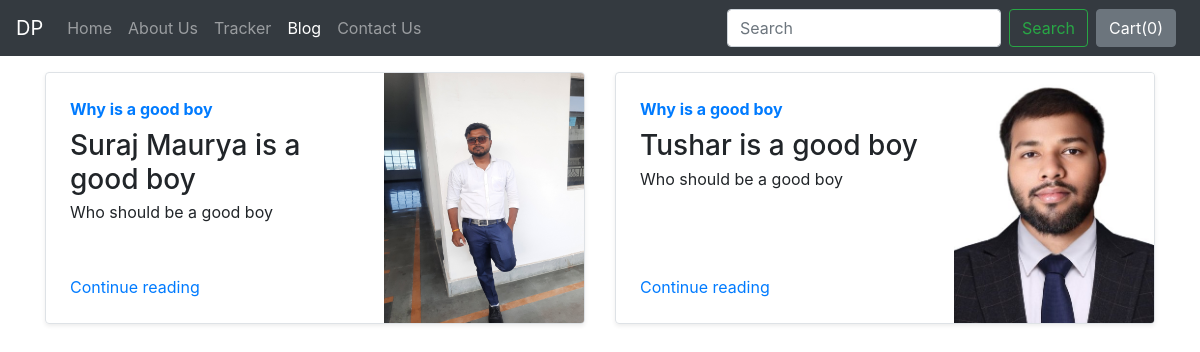
Screenshot of /blog/ with the database file from the repository.
### blog/models.py (models this page shows)
class Blogpost(models.Model):
    post_id = models.AutoField(primary_key= True)
    tilte = models.CharField(max_length=50)
    head0 = models.CharField(max_length=500, default="")
    chead0 = models.CharField(max_length=5000, default="")
    head1 = models.CharField(max_length=500, default="")
    chead1 = models.CharField(max_length=5000, default="")
    head2 = models.CharField(max_length=500, default="")
    chead2 = models.CharField(max_length=5000, default="")
    pub_date = models.DateField()
    thumbnail = models.ImageField(upload_to='shop/images', default="")
    def __str__(self):
        return self.tilte

### blog/views.py (the view)
# urls.py: path('',views.index)
def index(request):
    myposts = Blogpost.objects.all()
    print(myposts)
    return render(request, 'blog/index.html',{'myposts':myposts})

### blog/templates/blog/index.html (shortened to what this page needs)
{%extends 'blog/basic.html'%}
{%block body%}
<div class="container mt-3">
    <div class="row my-2">
        {% for item in myposts %}
        <div class="col-md-6">
            <div class="row no-gutters border rounded overflow-hidden flex-md-row mb-4 shadow-sm h-md-250 position-relative">
                <div class="col p-4 d-flex flex-column position-static">
                    <strong class="d-inline-block mb-2 text-primary">
                         {{item.head0}}
                    </strong>
                    <h3 class="mb-0">{{item.tilte}}</h3>
                    <p class="card-text mb-auto">{{item.head1}}</p>
                    <a href="blogpost/{{item.post_id}}" class="stretched-link">Continue reading</a>
                </div>
                <div class="col-auto d-none d-lg-block">
                    <img src="/media/{{item.thumbnail}}" class="bd-placeholder-img" width="200" height="250" aria-label="Placeholder: Thumbnail">
                </div>
            </div>
        </div>
        {% if forloop.counter|divisibleby:2%}
    </div>
    <div class="row my-2">
        {%endif%}
        {%endfor%}</div>
</div>
{%endblock%}

### rows the page displays
Blogpost: head0 "Why is a good boy", tilte "Suraj Maurya is a good boy", head1 "Who should be a good boy", thumbnail (picture)
Blogpost: head0 "Why is a good boy", tilte "Tushar is a good boy", head1 "Who should be a good boy", thumbnail (picture)
